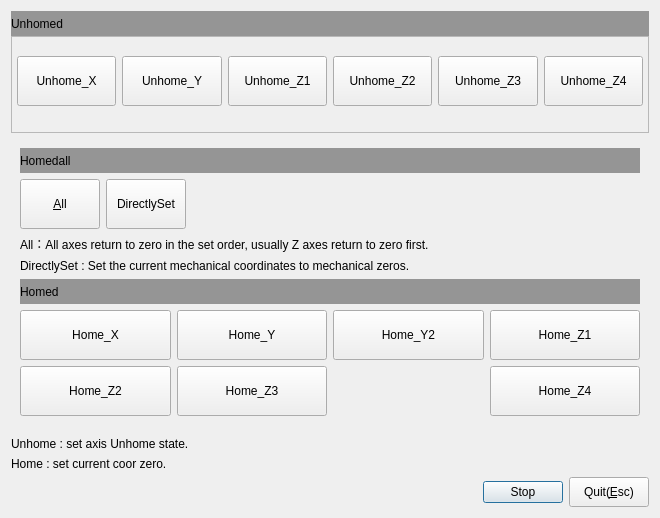
<?xml version="1.0" encoding="UTF-8"?>
<ui version="4.0">
 <class>HomeDialog</class>
 <widget class="QDialog" name="HomeDialog">
  <property name="geometry">
   <rect>
    <x>0</x>
    <y>0</y>
    <width>660</width>
    <height>518</height>
   </rect>
  </property>
  <property name="minimumSize">
   <size>
    <width>0</width>
    <height>0</height>
   </size>
  </property>
  <property name="maximumSize">
   <size>
    <width>16777215</width>
    <height>16777215</height>
   </size>
  </property>
  <property name="windowTitle">
   <string>Dialog</string>
  </property>
  <layout class="QVBoxLayout" name="verticalLayout_10">
   <item>
    <widget class="QWidget" name="widget" native="true">
     <layout class="QVBoxLayout" name="verticalLayout_4">
      <property name="spacing">
       <number>0</number>
      </property>
      <property name="margin">
       <number>0</number>
      </property>
      <item>
       <widget class="QLabel" name="label_2">
        <property name="minimumSize">
         <size>
          <width>0</width>
          <height>25</height>
         </size>
        </property>
        <property name="maximumSize">
         <size>
          <width>16777215</width>
          <height>30</height>
         </size>
        </property>
        <property name="styleSheet">
         <string notr="true">background-color:rgb(149, 149, 149);
</string>
        </property>
        <property name="text">
         <string>Unhomed </string>
        </property>
       </widget>
      </item>
      <item>
       <widget class="QFrame" name="frame_2">
        <property name="frameShape">
         <enum>QFrame::StyledPanel</enum>
        </property>
        <property name="frameShadow">
         <enum>QFrame::Raised</enum>
        </property>
        <layout class="QVBoxLayout" name="verticalLayout_2" stretch="1">
         <property name="leftMargin">
          <number>5</number>
         </property>
         <property name="topMargin">
          <number>3</number>
         </property>
         <property name="rightMargin">
          <number>5</number>
         </property>
         <property name="bottomMargin">
          <number>10</number>
         </property>
         <item>
          <layout class="QHBoxLayout" name="horizontalLayout_4">
           <item>
            <widget class="QPushButton" name="btn_unhome_x">
             <property name="minimumSize">
              <size>
               <width>80</width>
               <height>50</height>
              </size>
             </property>
             <property name="focusPolicy">
              <enum>Qt::NoFocus</enum>
             </property>
             <property name="text">
              <string>Unhome_X</string>
             </property>
             <property name="shortcut">
              <string>X</string>
             </property>
            </widget>
           </item>
           <item>
            <widget class="QPushButton" name="btn_unhome_y">
             <property name="minimumSize">
              <size>
               <width>80</width>
               <height>50</height>
              </size>
             </property>
             <property name="focusPolicy">
              <enum>Qt::NoFocus</enum>
             </property>
             <property name="text">
              <string>Unhome_Y</string>
             </property>
             <property name="shortcut">
              <string>Y</string>
             </property>
            </widget>
           </item>
           <item>
            <widget class="QPushButton" name="btn_unhome_z">
             <property name="minimumSize">
              <size>
               <width>80</width>
               <height>50</height>
              </size>
             </property>
             <property name="focusPolicy">
              <enum>Qt::NoFocus</enum>
             </property>
             <property name="text">
              <string>Unhome_Z1</string>
             </property>
             <property name="shortcut">
              <string>Z</string>
             </property>
            </widget>
           </item>
           <item>
            <widget class="QPushButton" name="btn_unhome_a">
             <property name="minimumSize">
              <size>
               <width>80</width>
               <height>50</height>
              </size>
             </property>
             <property name="focusPolicy">
              <enum>Qt::NoFocus</enum>
             </property>
             <property name="text">
              <string>Unhome_Z2</string>
             </property>
             <property name="shortcut">
              <string>Q</string>
             </property>
            </widget>
           </item>
           <item>
            <widget class="QPushButton" name="btn_unhome_b">
             <property name="minimumSize">
              <size>
               <width>80</width>
               <height>50</height>
              </size>
             </property>
             <property name="focusPolicy">
              <enum>Qt::NoFocus</enum>
             </property>
             <property name="text">
              <string>Unhome_Z3</string>
             </property>
             <property name="shortcut">
              <string>Q</string>
             </property>
            </widget>
           </item>
           <item>
            <widget class="QPushButton" name="btn_unhome_c">
             <property name="minimumSize">
              <size>
               <width>80</width>
               <height>50</height>
              </size>
             </property>
             <property name="focusPolicy">
              <enum>Qt::NoFocus</enum>
             </property>
             <property name="text">
              <string>Unhome_Z4</string>
             </property>
             <property name="shortcut">
              <string>Q</string>
             </property>
            </widget>
           </item>
          </layout>
         </item>
        </layout>
       </widget>
      </item>
     </layout>
    </widget>
   </item>
   <item>
    <widget class="QWidget" name="widget_4" native="true">
     <layout class="QVBoxLayout" name="verticalLayout_3">
      <item>
       <widget class="QLabel" name="label">
        <property name="minimumSize">
         <size>
          <width>0</width>
          <height>25</height>
         </size>
        </property>
        <property name="maximumSize">
         <size>
          <width>16777215</width>
          <height>30</height>
         </size>
        </property>
        <property name="styleSheet">
         <string notr="true">background-color:rgb(149, 149, 149);
</string>
        </property>
        <property name="text">
         <string>Homedall</string>
        </property>
       </widget>
      </item>
      <item>
       <layout class="QHBoxLayout" name="horizontalLayout_2">
        <item>
         <widget class="QPushButton" name="btn_home_all">
          <property name="minimumSize">
           <size>
            <width>80</width>
            <height>50</height>
           </size>
          </property>
          <property name="focusPolicy">
           <enum>Qt::NoFocus</enum>
          </property>
          <property name="text">
           <string>&amp;All</string>
          </property>
          <property name="shortcut">
           <string>A</string>
          </property>
         </widget>
        </item>
        <item>
         <widget class="QPushButton" name="btn_directset">
          <property name="minimumSize">
           <size>
            <width>80</width>
            <height>50</height>
           </size>
          </property>
          <property name="focusPolicy">
           <enum>Qt::NoFocus</enum>
          </property>
          <property name="text">
           <string>DirectlySet</string>
          </property>
          <property name="shortcut">
           <string>D</string>
          </property>
         </widget>
        </item>
        <item>
         <spacer name="horizontalSpacer_2">
          <property name="orientation">
           <enum>Qt::Horizontal</enum>
          </property>
          <property name="sizeHint" stdset="0">
           <size>
            <width>40</width>
            <height>20</height>
           </size>
          </property>
         </spacer>
        </item>
       </layout>
      </item>
      <item>
       <widget class="QLabel" name="label_6">
        <property name="text">
         <string>All：All axes return to zero in the set order, usually Z axes return to zero first.</string>
        </property>
       </widget>
      </item>
      <item>
       <widget class="QLabel" name="label_7">
        <property name="text">
         <string>DirectlySet : Set the current mechanical coordinates to mechanical zeros.</string>
        </property>
       </widget>
      </item>
      <item>
       <widget class="QLabel" name="label_5">
        <property name="minimumSize">
         <size>
          <width>0</width>
          <height>25</height>
         </size>
        </property>
        <property name="maximumSize">
         <size>
          <width>16777215</width>
          <height>30</height>
         </size>
        </property>
        <property name="styleSheet">
         <string notr="true">background-color:rgb(149, 149, 149);
</string>
        </property>
        <property name="text">
         <string>Homed </string>
        </property>
       </widget>
      </item>
      <item>
       <layout class="QGridLayout" name="gridLayout_2">
        <item row="0" column="1">
         <widget class="QPushButton" name="btn_home_y">
          <property name="minimumSize">
           <size>
            <width>80</width>
            <height>50</height>
           </size>
          </property>
          <property name="focusPolicy">
           <enum>Qt::NoFocus</enum>
          </property>
          <property name="text">
           <string>Home_Y</string>
          </property>
          <property name="shortcut">
           <string>Y</string>
          </property>
         </widget>
        </item>
        <item row="1" column="1">
         <widget class="QPushButton" name="btn_home_b">
          <property name="minimumSize">
           <size>
            <width>80</width>
            <height>50</height>
           </size>
          </property>
          <property name="focusPolicy">
           <enum>Qt::NoFocus</enum>
          </property>
          <property name="text">
           <string>Home_Z3</string>
          </property>
          <property name="shortcut">
           <string>Q</string>
          </property>
         </widget>
        </item>
        <item row="1" column="0">
         <widget class="QPushButton" name="btn_home_a">
          <property name="minimumSize">
           <size>
            <width>80</width>
            <height>50</height>
           </size>
          </property>
          <property name="focusPolicy">
           <enum>Qt::NoFocus</enum>
          </property>
          <property name="text">
           <string>Home_Z2</string>
          </property>
          <property name="shortcut">
           <string>Q</string>
          </property>
         </widget>
        </item>
        <item row="0" column="0">
         <widget class="QPushButton" name="btn_home_x">
          <property name="minimumSize">
           <size>
            <width>80</width>
            <height>50</height>
           </size>
          </property>
          <property name="focusPolicy">
           <enum>Qt::NoFocus</enum>
          </property>
          <property name="text">
           <string>Home_X</string>
          </property>
          <property name="shortcut">
           <string>X</string>
          </property>
         </widget>
        </item>
        <item row="0" column="3">
         <widget class="QPushButton" name="btn_home_z">
          <property name="minimumSize">
           <size>
            <width>80</width>
            <height>50</height>
           </size>
          </property>
          <property name="focusPolicy">
           <enum>Qt::NoFocus</enum>
          </property>
          <property name="text">
           <string>Home_Z1</string>
          </property>
          <property name="shortcut">
           <string>Z</string>
          </property>
         </widget>
        </item>
        <item row="1" column="3">
         <widget class="QPushButton" name="btn_home_c">
          <property name="minimumSize">
           <size>
            <width>80</width>
            <height>50</height>
           </size>
          </property>
          <property name="focusPolicy">
           <enum>Qt::NoFocus</enum>
          </property>
          <property name="text">
           <string>Home_Z4</string>
          </property>
          <property name="shortcut">
           <string>Q</string>
          </property>
         </widget>
        </item>
        <item row="0" column="2">
         <widget class="QPushButton" name="btn_home_y_2">
          <property name="minimumSize">
           <size>
            <width>80</width>
            <height>50</height>
           </size>
          </property>
          <property name="focusPolicy">
           <enum>Qt::NoFocus</enum>
          </property>
          <property name="text">
           <string>Home_Y2</string>
          </property>
          <property name="shortcut">
           <string>Y</string>
          </property>
         </widget>
        </item>
       </layout>
      </item>
     </layout>
    </widget>
   </item>
   <item>
    <widget class="QWidget" name="widget_2" native="true">
     <layout class="QVBoxLayout" name="verticalLayout_5">
      <property name="spacing">
       <number>0</number>
      </property>
      <property name="margin">
       <number>0</number>
      </property>
     </layout>
    </widget>
   </item>
   <item>
    <widget class="QLabel" name="label_4">
     <property name="text">
      <string>Unhome : set axis Unhome state.</string>
     </property>
    </widget>
   </item>
   <item>
    <widget class="QLabel" name="label_3">
     <property name="text">
      <string>Home : set current coor zero.</string>
     </property>
    </widget>
   </item>
   <item>
    <layout class="QHBoxLayout" name="horizontalLayout">
     <item>
      <spacer name="horizontalSpacer">
       <property name="orientation">
        <enum>Qt::Horizontal</enum>
       </property>
       <property name="sizeHint" stdset="0">
        <size>
         <width>40</width>
         <height>20</height>
        </size>
       </property>
      </spacer>
     </item>
     <item>
      <widget class="QPushButton" name="btn_stop">
       <property name="text">
        <string>Stop</string>
       </property>
      </widget>
     </item>
     <item>
      <layout class="QHBoxLayout" name="horizontalLayout_3"/>
     </item>
     <item>
      <widget class="QPushButton" name="btn_return">
       <property name="minimumSize">
        <size>
         <width>80</width>
         <height>30</height>
        </size>
       </property>
       <property name="focusPolicy">
        <enum>Qt::NoFocus</enum>
       </property>
       <property name="text">
        <string>Quit(&amp;Esc)</string>
       </property>
       <property name="shortcut">
        <string>Esc</string>
       </property>
      </widget>
     </item>
    </layout>
   </item>
  </layout>
 </widget>
 <resources/>
 <connections/>
</ui>
